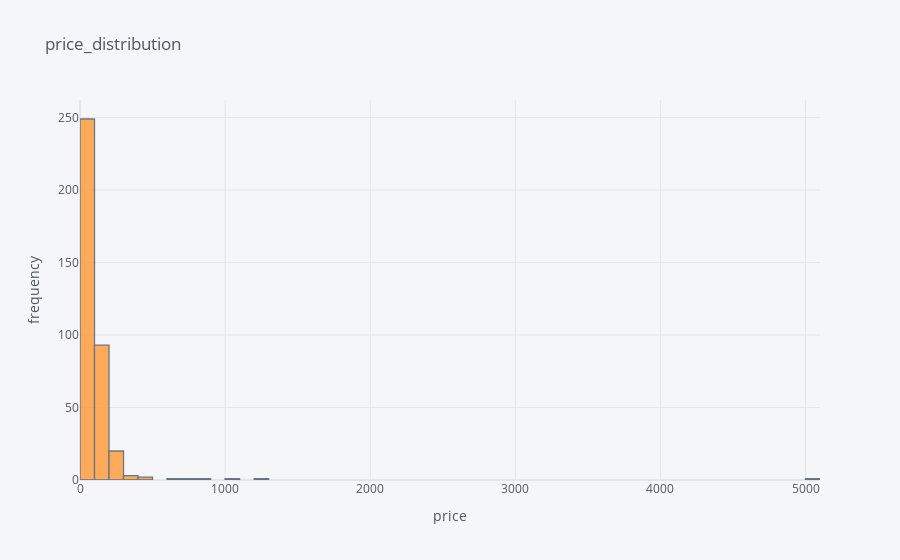

The cell this chart's notebook holds for it:
### Code cell
staten_island["price"].iplot(
    
    kind = "hist", 
    
    xTitle = "price",
    
    yTitle = "frequency",
    
    title = "price_distribution"

)

### Figure 1 — Plotly figure (JSON) as saved in the notebook; plotly's stock layout.template omitted (floating-point values rounded to 4 significant figures; data arrays with more than 128 entries replaced by an {"elided": "..."} marker saying what was removed)
{"data": [{"histfunc": "count", "histnorm": "", "marker": {"color": "rgba(255, 153, 51, 1.0)", "line": {"color": "#4D5663", "width": 1.3}}, "name": "price", "opacity": 0.8, "orientation": "v", "type": "histogram", "x": {"elided": "373 int values"}}], "layout": {"barmode": "overlay", "legend": {"bgcolor": "#F5F6F9", "font": {"color": "#4D5663"}}, "paper_bgcolor": "#F5F6F9", "plot_bgcolor": "#F5F6F9", "title": {"font": {"color": "#4D5663"}, "text": "price_distribution"}, "xaxis": {"gridcolor": "#E1E5ED", "showgrid": true, "tickfont": {"color": "#4D5663"}, "title": {"font": {"color": "#4D5663"}, "text": "price"}, "zerolinecolor": "#E1E5ED"}, "yaxis": {"gridcolor": "#E1E5ED", "showgrid": true, "tickfont": {"color": "#4D5663"}, "title": {"font": {"color": "#4D5663"}, "text": "frequency"}, "zerolinecolor": "#E1E5ED"}}}
